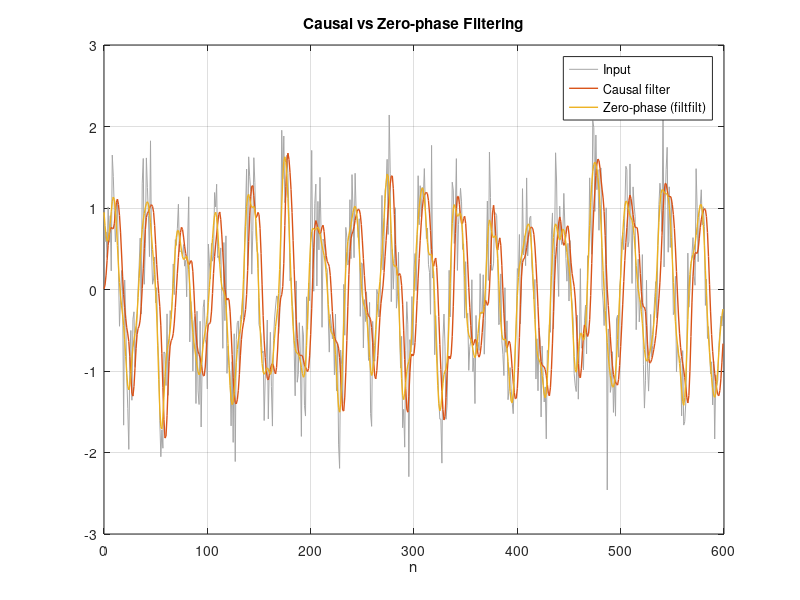

This figure's MATLAB source:
%% 9) Zero-phase filtering with filtfilt (offline processing)
% filtfilt applies forward-backward filtering to remove phase distortion.

clear; clc; close all;

% Noisy test signal
N = 600; n = 0:N-1;
x = sin(2*pi*0.03*n) + 0.25*sin(2*pi*0.25*n) + 0.5*randn(size(n));

% IIR low-pass
[b,a] = butter(4, 0.12/0.5);

y_causal = filter(b, a, x);     % causal (phase distortion)
y_zero   = filtfilt(b, a, x);   % zero-phase

figure;
plot(n, x, 'Color',[0.65 0.65 0.65]); hold on;
plot(n, y_causal, 'LineWidth', 1);
plot(n, y_zero, 'LineWidth', 1);
grid on; legend('Input','Causal filter','Zero-phase (filtfilt)');
title('Causal vs Zero-phase Filtering'); xlabel('n');
